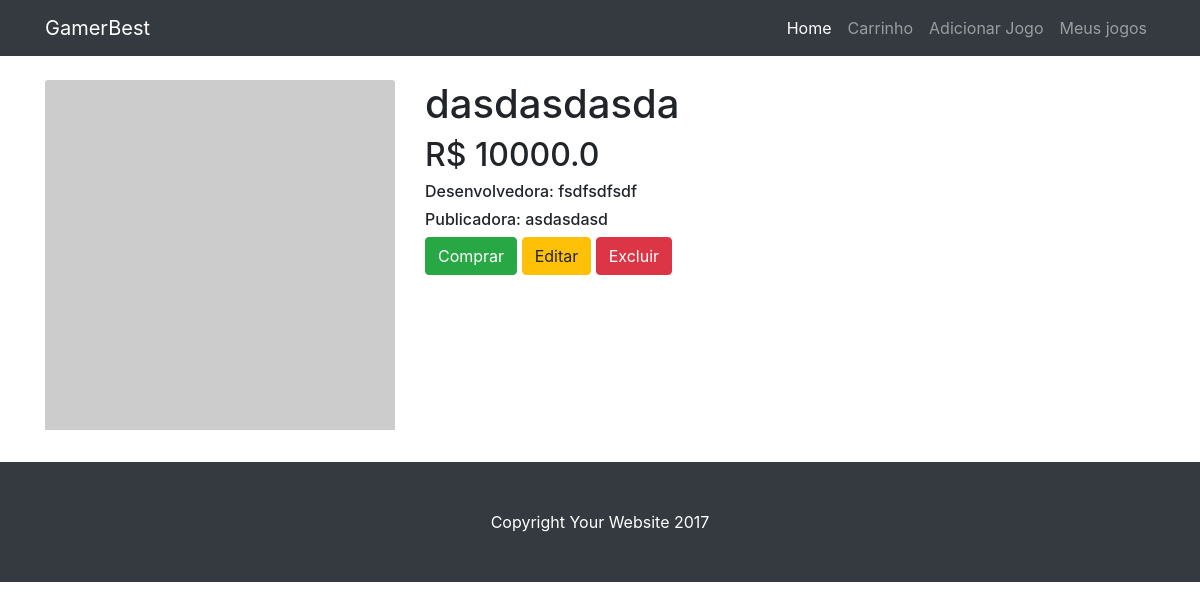
The app's page /jogo/12 with its own data.
### games/models.py (models this page shows)
class Jogo(models.Model):
    nome = models.CharField(max_length=100)
    preco = models.FloatField(default=0)
    descricao = models.TextField(default="Miau")
    quant_estoque = models.IntegerField(default=0)
    desenvolvedora = models.ForeignKey(Desenvolvedora, on_delete=models.CASCADE, related_name='jogos')
    publicadora = models.ForeignKey(Publicadora, on_delete=models.CASCADE, related_name='jogos')

class Desenvolvedora(models.Model):
    nome_desenvolvedora = models.CharField(max_length=100)

class Publicadora(models.Model):
    nome_publicadora = models.CharField(max_length=100)

### games/views.py (the view)
# urls.py: path('jogo/<int:jogo_id>', views.jogo, name='jogo'),
def jogo(request, jogo_id):
    carrinho = Carrinho.objects.all()[0]
    jogo = Jogo.objects.get(id=jogo_id)
    desenvolvedora = jogo.desenvolvedora
    publicadora = jogo.publicadora
    return render(request, 'jogo.html', {'jogo': jogo, 'desenvolvedora': desenvolvedora, 'publicadora': publicadora,'carrinho': carrinho})

### games/templates/jogo.html
{% extends "base.html" %}
{% block body %}
<div class="container pb-3">
    <div class="row">
        <div class="col-sm-4">
            <a href="#"><img class="card-img-top" src="http://placehold.it//350x350" alt=""></a>
        </div>
        <div class="col-sm-8">
            <h1> {{jogo.nome}} </h1>
            <h2>R$ {{jogo.preco}}</h2>
            <h6>Desenvolvedora: {{desenvolvedora.nome_desenvolvedora}}</h6>
            <h6>Publicadora: {{publicadora.nome_publicadora}}</h6>
            <a href="{% url 'add_carrinho' jogo.id %}">
                <button class="btn btn-success">Comprar</button>
            </a>
            <a href="{% url 'editar_jogo' jogo.id %}">
                    <button class="btn btn-warning">Editar</button>
            </a>
            <a href="{% url 'remover_jogo' jogo.id %}"><button class="btn btn-danger">Excluir</button>
            </a>
        </div>
    </div>
</div>
{% endblock %}

### records on screen
Jogo: nome "dasdasdasda", preco "10000.0"
Desenvolvedora: nome_desenvolvedora "fsdfsdfsdf"
Publicadora: nome_publicadora "asdasdasd"
